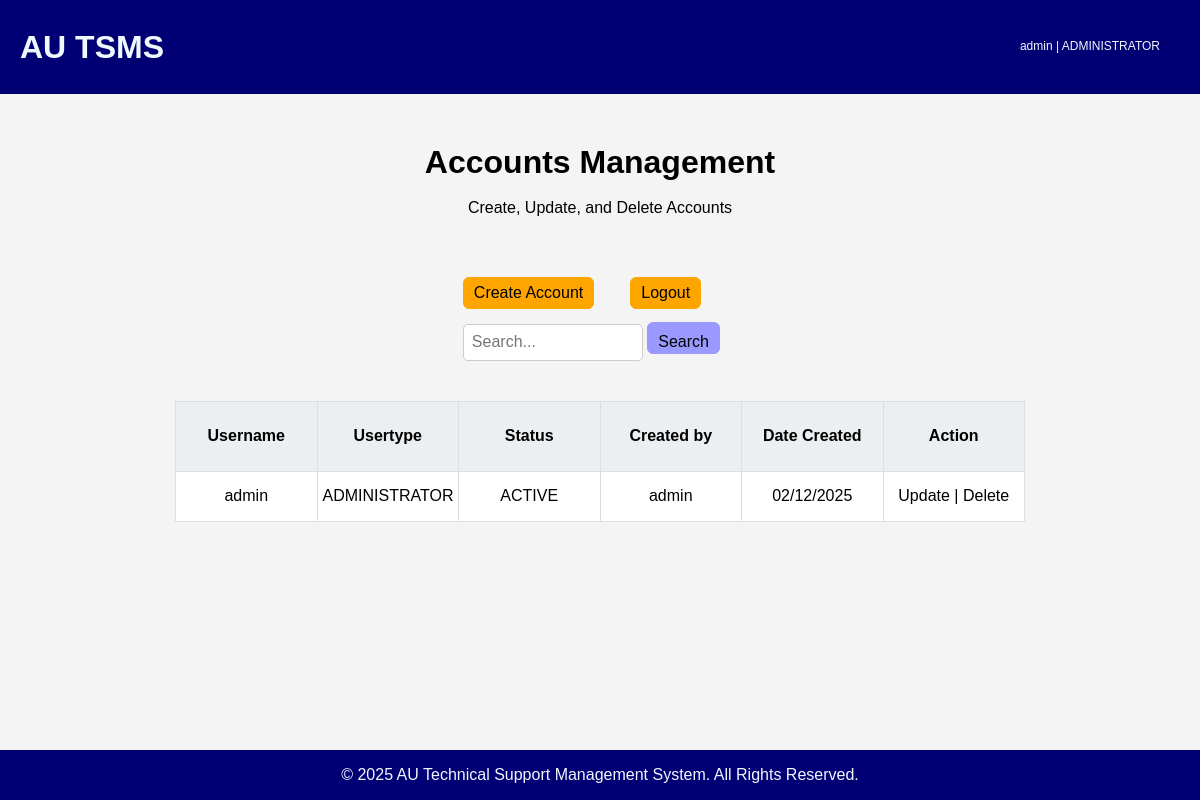
The app's page /database/src/accounts/accounts-management.php (signed in), older data.
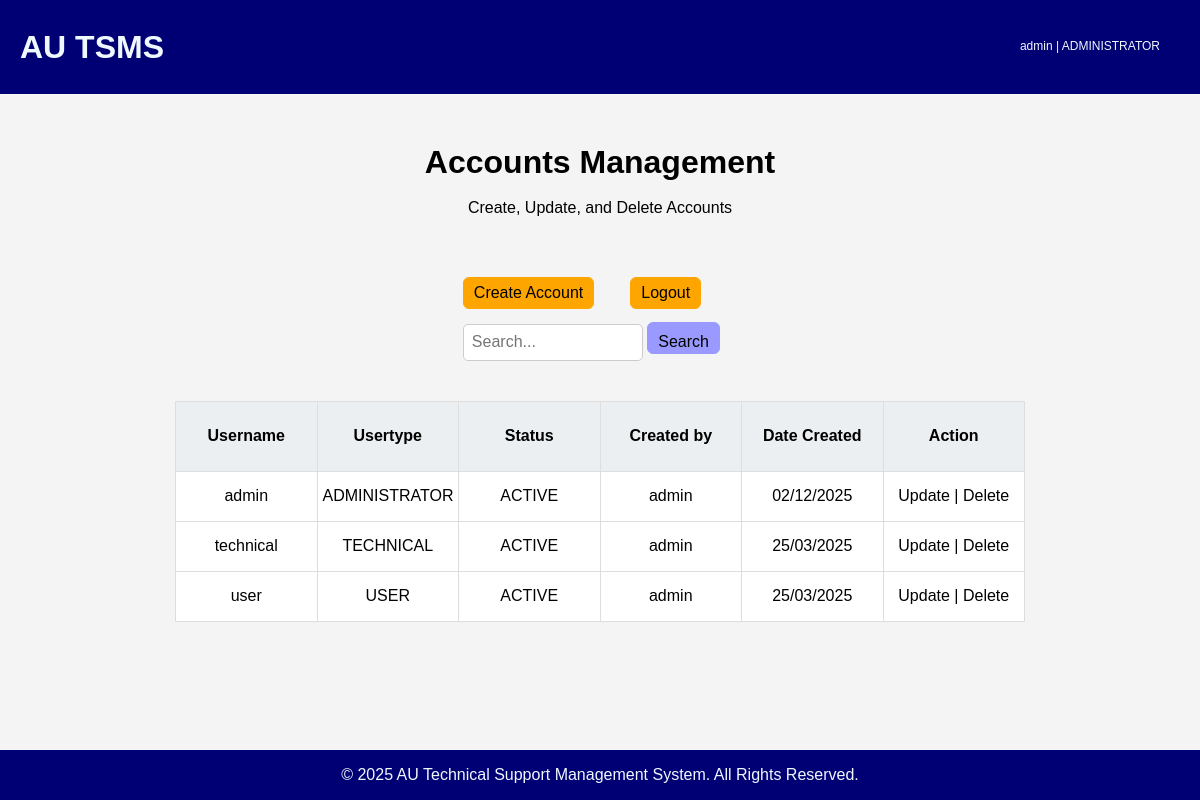
The same page, newer data.
### tables this page shows
CREATE TABLE `tblaccounts` (
  `username` varchar(50) NOT NULL,
  `password` varchar(50) NOT NULL,
  `usertype` varchar(20) NOT NULL,
  `status` varchar(20) NOT NULL,
  `createdby` varchar(50) NOT NULL,
  `datecreated` varchar(20) NOT NULL
);

### database/src/accounts/accounts-management.php (the view, shortened to what this page needs)
<?php
require_once '../core/config.php';
?>
<!DOCTYPE html>
<html lang="en">
<head>
    <link rel="stylesheet" href="../../css/accounts/accounts-management.css">
    <link rel="stylesheet" href="../../css/general/modern-normalize.css">
</head>
<body>
    <div class="wrapper">
        <header>
            <h1>AU TSMS</h1>
            <div class="session section">
                <?php
                if ($_SESSION['username']) {
                    echo $_SESSION['username'] . " | ";
                    echo $_SESSION['usertype'];
                } else {
                    header("location: login.php");
                }
                ?>
            </div>
        </header>
        <div class="main-content">
            <div class="page-title">
                <h1>Accounts Management</h1><br>
                <p style="text-align: center;">Create, Update, and Delete Accounts</p>
            </div>
            <div class="form section">
                <form action="<?php echo htmlspecialchars($_SERVER['PHP_SELF']) ?>" method="POST">
                    <div class="form__btns">
                        <button type="button" onclick="window.location.href='create-account.php'">Create Account</button>
                        <button><a href="../core/logout.php">Logout</a></button><br>
                    </div>
                    <div class="search">
                        <input type="text" name="txtsearch" placeholder="Search...">
                        <input type="submit" value="Search" name="btnsearch">
                    </div>
                </form>
            </div>
            <div class="table_component" role="region" tabindex="0">
            <?php
                function buildTable($result)
                {
                    if (mysqli_num_rows($result) > 0) {
                        echo "<table>";
                        echo "<tr class='headers'>";
                        echo "<th>Username</th><th>Usertype</th><th>Status</th><th>Created by</th><th>Date Created</th><th>Action</th>";
                        echo "</tr>";
                        while ($row = mysqli_fetch_array($result)) {
                            echo "<tr class='row'>";
                            echo "<td>" . $row['username'] . "</td>";
                            echo "<td>" . $row['usertype'] . "</td>";
                            echo "<td>" . $row['status'] . "</td>";
                            echo "<td>" . $row['createdby'] . "</td>";
                            echo "<td>" . $row['datecreated'] . "</td>";
                            echo "<td><a href='update-account.php?username=".$row['username']."'>Update</a> | <a href='#' onclick='confirmDelete(\"" . $row['username'] . "\")'>Delete</a></td>";
                            echo "</tr>";
                        }
                        echo "</table>";
                    } else {
                        echo "No record/s found";
                    }
                }
                if (isset($_POST['btnsearch'])) {
                    $sql = "SELECT * FROM tblaccounts WHERE username LIKE ? OR usertype LIKE ? ORDER BY username ASC";
                    if ($stmt = mysqli_prepare($link, $sql)) {
                        $searchvalue  = "%" . $_POST['txtsearch'] . "%";
                        mysqli_stmt_bind_param($stmt, "ss", $searchvalue, $searchvalue);
                        if (mysqli_stmt_execute($stmt)) {
                            $result = mysqli_stmt_get_result($stmt);
                            buildTable($result);
                        }
                    } else {
                        echo $msg .= "Error: " . mysqli_error($link);
                    }
                } else {
                    $sql = "SELECT * FROM tblaccounts ORDER BY username ASC";
                    if ($stmt = mysqli_prepare($link, $sql)) {
                        if (mysqli_stmt_execute($stmt)) {
                            $result = mysqli_stmt_get_result($stmt);
                            buildTable($result);
                        }
                    } else {
                        echo $msg .= "Error: " . mysqli_error($link);
                    }
                }
                ?>
            </div>
        </div>
        <footer>
            <p>&copy; <span id="year"></span> AU Technical Support Management System. All Rights Reserved.</p>
        </footer>
    </div>
</body>
</html>

Row changes from the older to the newer data that the page shows:
added tblaccounts: username "technical", usertype "TECHNICAL", status "ACTIVE", createdby "admin", datecreated "25/03/2025"
added tblaccounts: username "user", usertype "USER", status "ACTIVE", createdby "admin", datecreated "25/03/2025"
